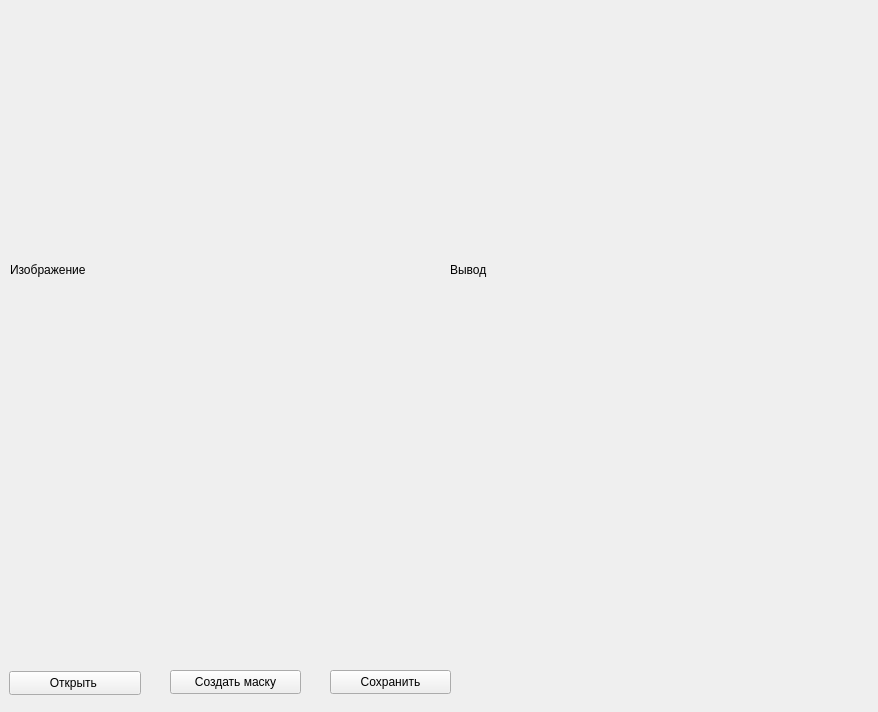
<?xml version="1.0" encoding="UTF-8"?>
<ui version="4.0">
 <class>Widget</class>
 <widget class="QWidget" name="Widget">
  <property name="geometry">
   <rect>
    <x>0</x>
    <y>0</y>
    <width>878</width>
    <height>712</height>
   </rect>
  </property>
  <property name="windowTitle">
   <string>Widget</string>
  </property>
  <widget class="QPushButton" name="browseButton">
   <property name="geometry">
    <rect>
     <x>9</x>
     <y>671</y>
     <width>132</width>
     <height>24</height>
    </rect>
   </property>
   <property name="text">
    <string>Открыть </string>
   </property>
  </widget>
  <widget class="QLabel" name="outputWidget">
   <property name="geometry">
    <rect>
     <x>450</x>
     <y>0</y>
     <width>401</width>
     <height>540</height>
    </rect>
   </property>
   <property name="text">
    <string>Вывод</string>
   </property>
  </widget>
  <widget class="QLabel" name="imageWidget">
   <property name="geometry">
    <rect>
     <x>10</x>
     <y>0</y>
     <width>400</width>
     <height>540</height>
    </rect>
   </property>
   <property name="mouseTracking">
    <bool>false</bool>
   </property>
   <property name="text">
    <string>Изображение</string>
   </property>
  </widget>
  <widget class="QPushButton" name="recoveryButton">
   <property name="geometry">
    <rect>
     <x>170</x>
     <y>670</y>
     <width>131</width>
     <height>24</height>
    </rect>
   </property>
   <property name="text">
    <string>Создать маску</string>
   </property>
  </widget>
  <widget class="QPushButton" name="saveButton">
   <property name="geometry">
    <rect>
     <x>330</x>
     <y>670</y>
     <width>121</width>
     <height>24</height>
    </rect>
   </property>
   <property name="text">
    <string>Сохранить</string>
   </property>
  </widget>
 </widget>
 <resources/>
 <connections/>
</ui>
